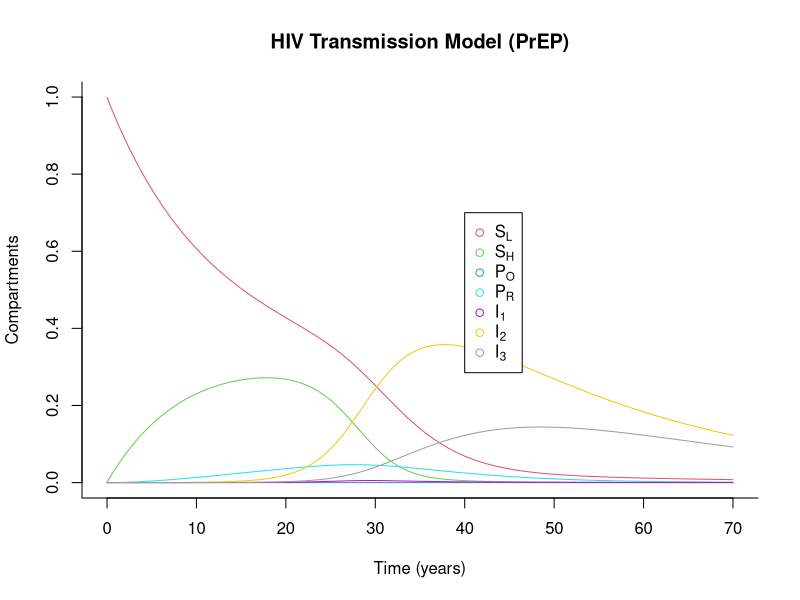

R code for this plot:
library(deSolve)
sir <- function(time, state, parameters) {
  with(as.list(c(state, parameters)), {
    lambdaL = betaL * (theta1 * I1 + theta2 * I2 + theta3 * I3)/(SL+SH+PO+PR+I1+I2+I3)
    lambdaH = betaH * (theta1 * I1 + theta2 * I2 + theta3 * I3)/(SL+SH+PO+PR+I1+I2+I3)
    lambdaR = betaR * (theta1 * I1 + theta2 * I2 + theta3 * I3)/(SL+SH+PO+PR+I1+I2+I3)
    dSL <- Lambda * (SL+SH+PO+PR+I1+I2+I3) + WHL * SH + phiL * PO - (lambdaL + WLH + mu) * SL
    dSH <- WHL * SL + phiH * PO + phiR * PR - (lambdaH + WHL + tauR + mu) * SH
    dPO <- lambdaL * PL * SL + lambdaH * PH * SH - (sigmaO1 + phiL + phiH + WOR + mu) * PO
    dPR <- tauR * SH + WOR * PO - (lambdaR + phiR + mu) * PR
    dI1 <- lambdaL * (1 - PL) * SL + lambdaH * (1 - PH) * SH + sigmaO1 * PO + lambdaR *PR - (sigma12 + mu) * I1 
    dI2 <- sigma12 * I1 - (sigma23 + mu) * I2
    dI3 <- sigma23 * I2 - (mud + mu) * I3
    return(list(c(dSL, dSH, dPO, dPR, dI1, dI2, dI3)))
  })
}

init <- c(SL = 0.999, SH = 0.0009, PO = 0, PR = 0, I1 = 0.000001, I2 = 0.000059, I3 = 0.00004)
parameters <- c(Lambda = 0.00817, mu = 0.00747, mud = 0.0909, WLH = 0.06, WHL = 0.04, WOR = 0.001, 
                sigmaO1 = 0.023, sigma12 = 8.67, sigma23 = 0.05, PL = 0, PH = 0, phiL = 0.05, phiH = 1/24, tauR = 0.01, phiR = 0.005,
                betaL = 0.25, betaH = 1.25, betaR = 0.125, theta1 = 1, theta2 = 0.43, theta3 = 1.5)
times <- seq(0, 70, by = 0.1)
out <- as.data.frame(ode(y = init, times = times, func = sir, parms = parameters))
out$time <- NULL
head(out, 10)

matplot(times, out, type = "l", xlab = "Time (years)", ylab = "Compartments", main = "HIV Transmission Model (PrEP)", lwd = 1, lty = 1, bty = "l", col = 2:8)
legend(40, 0.7, c(expression(S[L]), expression(S[H]), expression(P[O]), expression(P[R]), expression(I[1]), expression(I[2]), expression(I[3])), pch = 1, col = 2:8)
